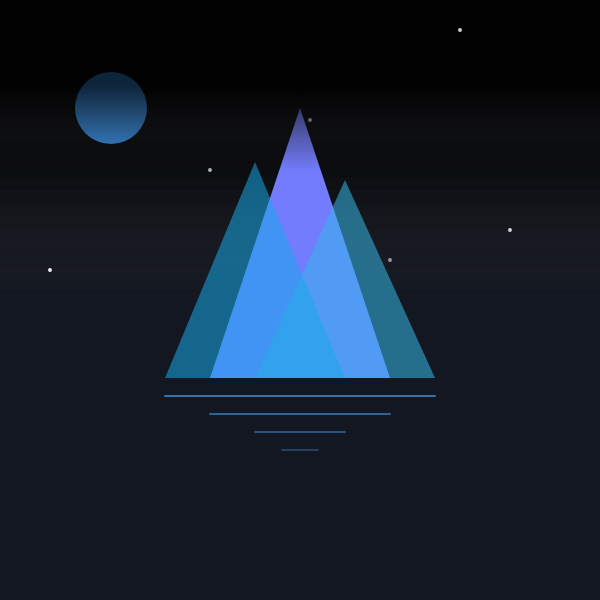
Frame 1 (no input)
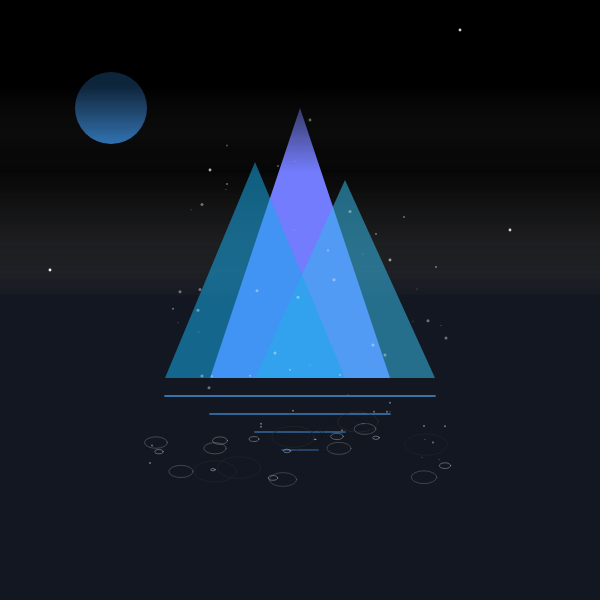
Frame 60 (no input)
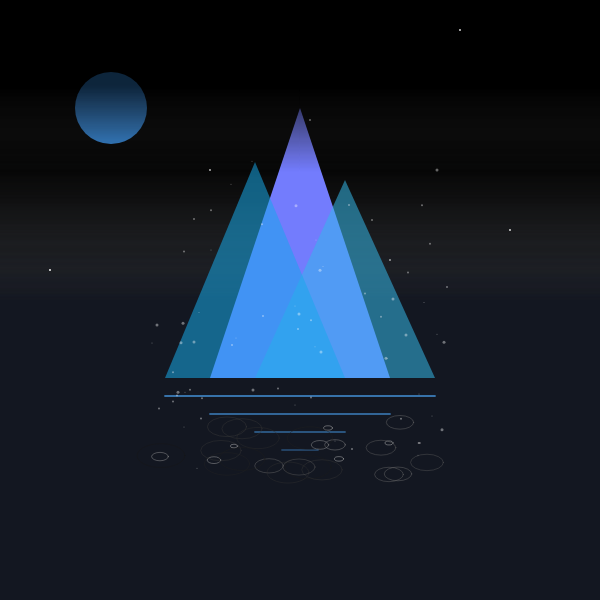
Frame 120 (the mouse pressed at the canvas centre since frame 60)

The p5.js sketch that drew these frames (run headless with seeded random() and noise() and a simulated clock; from frame 60 on, the mouse is pressed at the canvas centre):

// p5.js sketch
// ── sketch.js
const drops = [];
let horizon,
  c1, c2;

function setup() {
  createCanvas(600, 600);
  noStroke();
  smooth();
  background(5, 5, 50);
  frameRate(60);
  noCursor();
  for (let i = 0; i < 93; i++) {
    drops[i] = new RainDrop();
  }

  horizon = new Horizon();
  c1 = color(0);
  c2 = color(51, 3);
  c3 = color(3, 13, 133, 3);
  c4 = color(255);
}

function draw() {
  background('#131721');
  atmoshpere(0, 0, width, height, c1, c2);
  push();
  translate(width * 0.05, height * 0.03);
  scale(0.9);
  horizon.mountains();
  pop();
  for (let i = 0; i < 93; i++) {
    if (!drops[i].isEvaporated) {
      drops[i].update();
      drops[i].display();
    } else {
      if (int(random(3)) == 0) {
        drops[i].setup(int(random(width * 0.25, width * 0.75), 0.6));
      }
    }
  }
  clouds(0, 0, width, height, c1, c2);
  horizon.stars();
}

function atmoshpere(x, y, w, h, c1, c2) {
  noFill();
  for (let i = y; i <= y + h; i++) {
    let inter = map(i, y, y + h, -1, 3);
    let c = lerpColor(c1, c2, inter);
    stroke(c);
    line(x, i, x + w, i);
  }
}

function clouds(x, y, w, h, c1, c2) {
  noFill();
  for (let i = y; i <= y + h; i++) {
    let inter = map(i, y, y + h, -1, 6);
    let c = lerpColor(c1, c2, inter);
    stroke(c);
    line(x, i, x + w, i);
  }
}



// function windowResized() {
// 	resizeCanvas(windowWidth, windowHeight);
// }
// ── Horizon.js
class Horizon {
  constructor() {

  }
  mountains() {

    noStroke();
    fill("#3794ef");
    ellipse(90, 100, 80, 80);
    
    
    fill('#737cff');
    triangle(200, 400, 400, 400, 300, 100);
    fill('#36baef88');
    triangle(250, 400, 450, 400, 350, 180);
    fill('#18abef88');
    triangle(150, 400, 350, 400, 250, 160);
    strokeWeight(2);
    stroke('#3772ab');
    line(150, 420, 450, 420);
    stroke('#3772abdd');
    line(200, 440, 400, 440);
    stroke('#3772abaa');
    line(250, 460, 350, 460);
    stroke('#3772ab77');
    line(280, 480, 320, 480);
  }

  stars() {
    stroke('#f2f2f2');
    strokeWeight(2 + random(2));
    point(50, 270);
    push();
    stroke('#f2f2f299');
    point(390, 260);
    pop();
    push();
    stroke('#f2f2f2bb');
    point(210, 170);
    pop();
    push();
    stroke('#f2f2f2dd');
    point(510, 230);

    point(460, 30);

    push();
    stroke('#f2f2f266');
    point(310, 120);
    pop();
  }
}
// ── RainDrop.js
class RainDrop {
  constructor() {
    this.y = 0;
    this.g = 0;
    this.dropSpeed = random(0, 20);
    this.waveRadius = 50;
    this.waveSpeed = 0.8;
    this.isDropped = false;
    this.isReusable = false;
    this.size = ceil(random(3));
  }
  setup(x) {
    this.isEvaporated = false;
    this.x = x;
    this.y = random(133, 333);
    this.g = random(height * 0.7, height * 0.8);
    this.isDropped = false;
  }

  update() {
    this.y += map(this.dropSpeed, 0, 20, 5, 7);
    if (this.g < this.y) {
      this.isDropped = true;
    }

    if (this.isDropped && (this.y - this.g) * this.waveSpeed > this.waveRadius) {
      this.isEvaporated = true;
    }
  }

  display() {
    if (!this.isDropped) {
      fill(255, 100);
      ellipse(this.x, this.y, this.size);  
    } else if (!this.isEvaporated) {
      noFill();
      strokeWeight(1);
      stroke(map((this.y - this.g) * this.waveSpeed, 0, this.waveRadius, 230, 13), 113);
      ellipse(this.x, this.g, (this.y - this.g) * this.waveSpeed, (this.y - this.g) * this.waveSpeed / 2);
      noStroke();
      fill(255);
    }
  }
}
